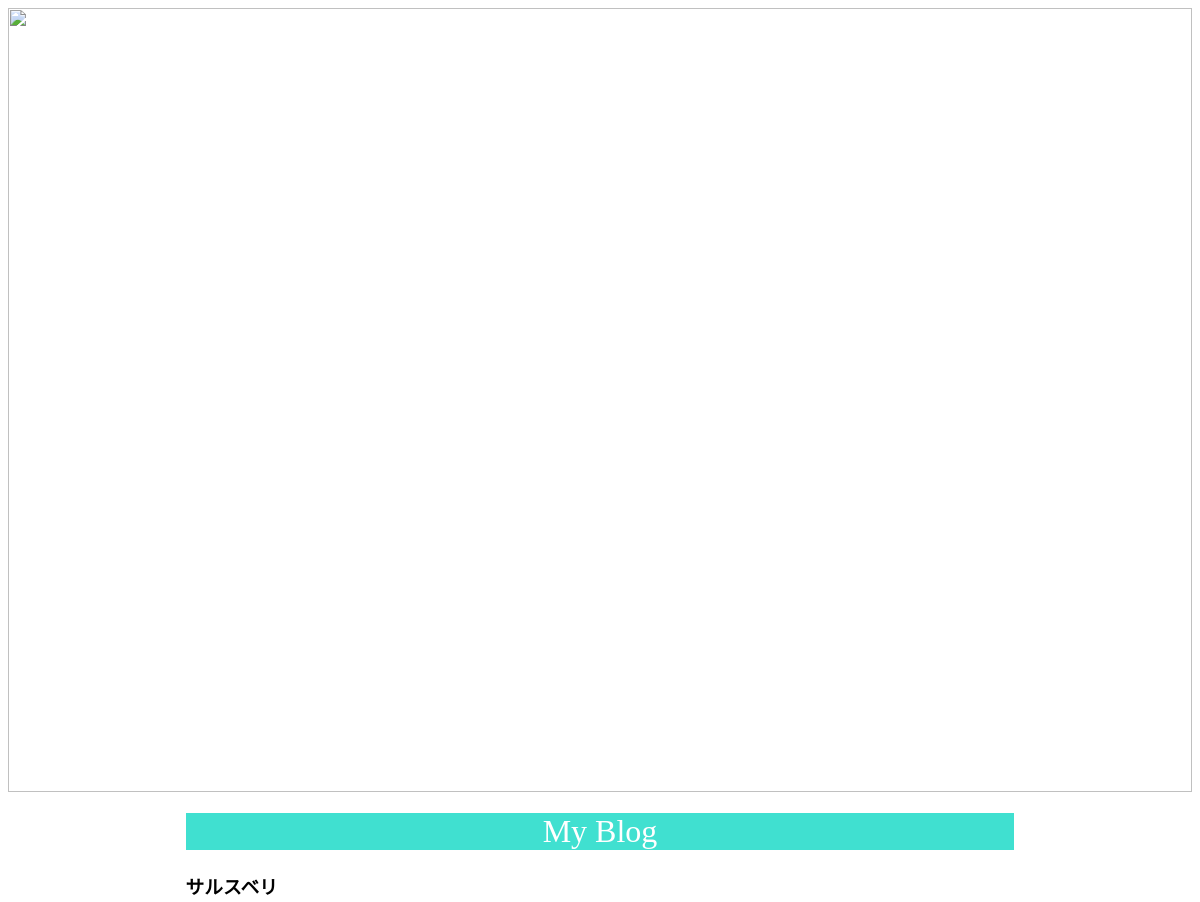
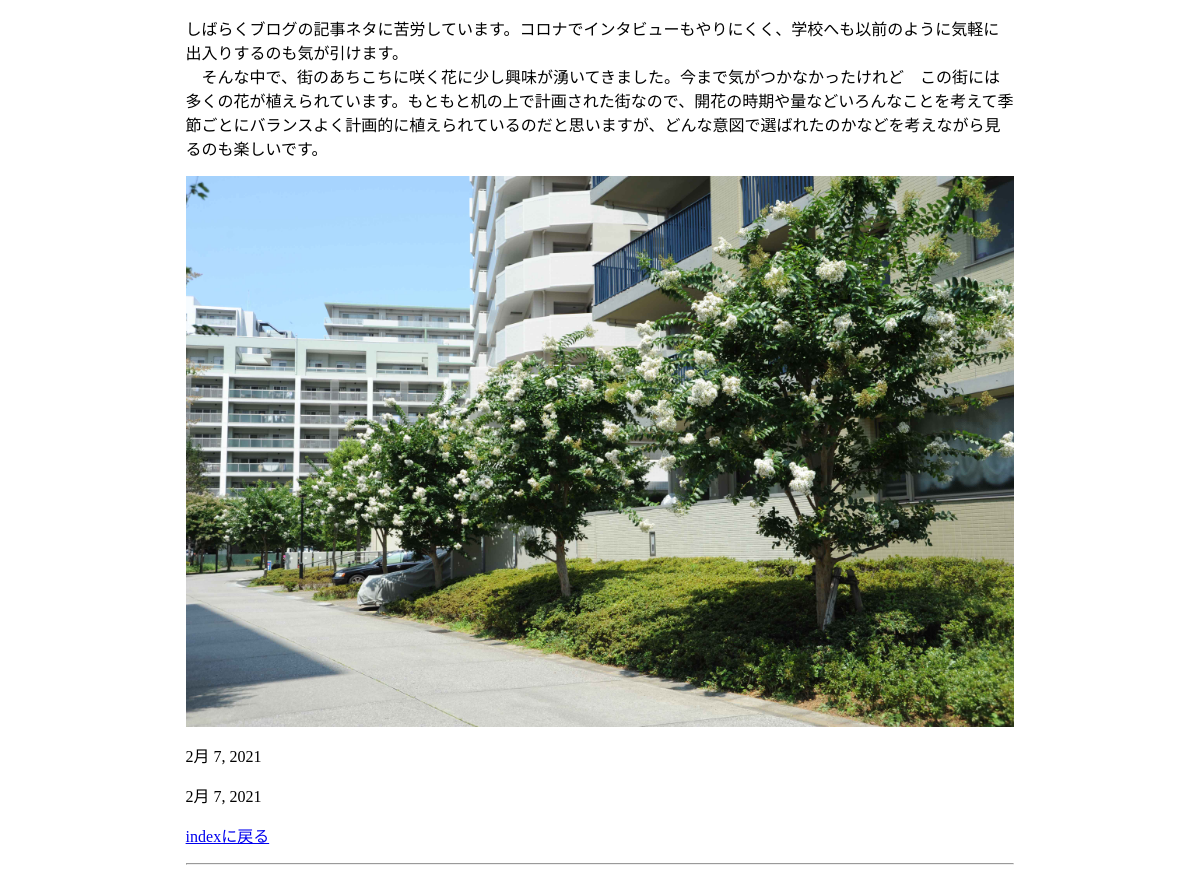
Page /blog/detail/1 on the committed database (2 pictures, top to bottom).
### blog/models.py (models this page shows, shortened)
class Post(models.Model):
    title = models.CharField(max_length=40)
    text = models.TextField()
    image = models.ImageField(null=True, upload_to='media/images')
    posted_at = models.DateField()
    updated_at = models.DateField()

### blog/views.py (the view)
# urls.py: path('detail/<int:post_id>', views.detail, name='detail')
def detail(request, post_id):
    post = Post.objects.get(id=post_id)
    params = {
        'id':post_id,
        'post':post,
    }
    return render(request, 'blog/detail.html', params)

### blog/templates/blog/detail.html (shortened to what this page needs)
{% load static %}
<html lang="ja">
<head>
    <link rel="stylesheet" href="{% static 'blog/css/style.css' %}"
</head>
<body>
    <img src="{% static 'blog/images/TopPhoto.jpg' %}">
    <div class="container">
    <h1>My Blog</h1>
    <h3>{{post.title}}</h3>
    <p>{{ post.text|linebreaks }}</p>
    <img src="{{ post.image.url }}">
    <p>{{ post.posted_at }}</p>
    <p>{{ post.updated_at }}</p>
    <p><a href="{% url 'index' %}">indexに戻る</a></p>
    <hr />
    </div>
</body>
</html>

### blog/static/blog/css/style.css (style rules this page uses)
img { width: 100%; max-width: 1200px; margin: 0 auto; }
.container { width:70%; margin: 0 auto; }
h1 { font-weight: 400; text-align: center; color: #fff; background-color: #40e0d0; }

### rows in the picture
Post: title "サルスベリ", text "しばらくブログの記事ネタに苦労しています。コロナでインタビューもやりにくく、学校へも以前のように気軽に出入りするのも気が引けます。 そんな中で、街のあちこちに咲く花に少し興味が湧いてきました。今まで気がつかなかったけれど この街には多くの花が植えられています。もともと机の上で計画された街なので、開花の時期や量などいろんなことを考えて季節ごとにバランスよく計画的に植えられているのだと思いますが、どんな意図で選ばれたのかなどを考えながら見るのも楽しいです。", image (picture), posted_at "2月 7, 2021", updated_at "2月 7, 2021"
